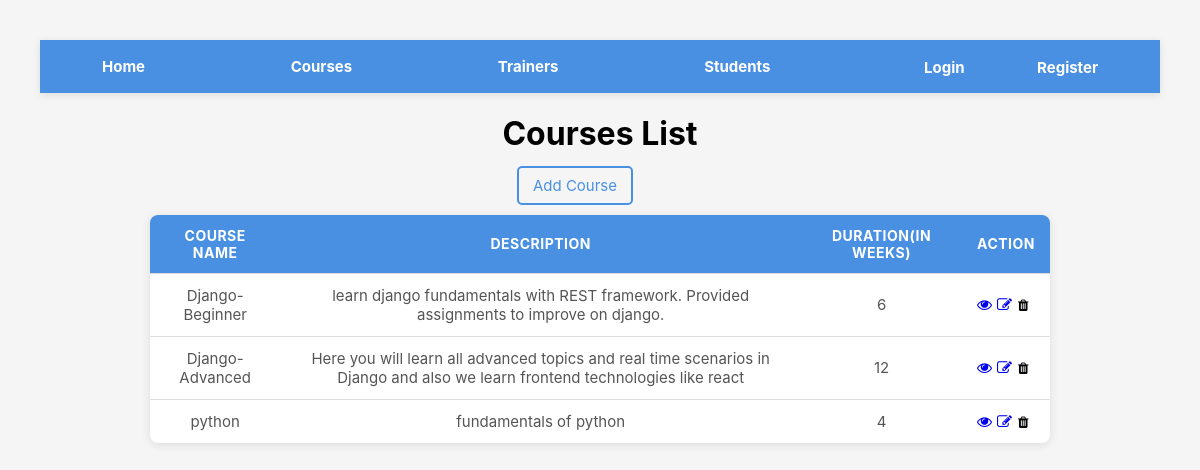
Screenshot of /academy/courses/ with the database file from the repository.
### academy/models.py (models this page shows, shortened)
class Course(models.Model):
    course_name = models.CharField(max_length=50)
    description = models.TextField(max_length=250)
    duration = models.PositiveIntegerField()
    course_image = models.ImageField(upload_to='images',default="images/default.jpg",blank=True)
    created_at = models.DateField(auto_now_add=True)
    updated_at = models.DateField(auto_now=True)

### academy/views.py (the view)
# urls.py: path('courses/', views.course,name='course'),
def course(request):
    courses = Course.objects.all()
    context = {
        'courses' : courses,
    }
    return render(request, 'course.html',context)

### templates/course.html (shortened to what this page needs)
{% extends 'navbar.html' %}
{% load static %}
    {% block content %}
    <h1>Courses List</h1>
    <a href="{% url 'add_course' %}" style=" margin: 10px 50px 20px 0; padding: 8px 14px;border: 2px solid #4a90e2; color: #4a90e2; text-decoration: none; border-radius: 5px; font-size: 15px;">Add Course</a>
    <br><br>
        <table>
        <thead>
            <tr>
                <th>Course Name</th>
                <th>Description</th>
                <th>Duration(in weeks)</th>
                <th>Action</th>
            </tr>
        </thead>
        <tbody>
            {% for course in courses %}
            <tr>
                <td>{{course.course_name}}</td>
                <td>{{course.description}}</td>
                <td>{{course.duration}}</td>
                <td>
                    <div style="display:flex; gap:5px; align-items:center">
                        <a href="{% url 'view_course' course.id %}"><i class="fa fa-eye"></i></a>
                        <a href="{% url 'edit_course' course.id %}"><i class="fa fa-edit"></i></a>
                        <form action="{% url 'delete_course' course.id %}" method="POST">
                            <button type="submit" style="border:none; background:none; cursor:pointer; margin-left: -5px;">
                                <i class="fa fa-trash"></i>
                            </button>
                        </form>
                    </div>
                </td>
            </tr>
        {% endfor %}
        </tbody>
    </table>
    {% endblock %}

### training_portal/static/css/style.css (style rules this page uses)
body { font-family: "Inter", sans-serif; background: #f5f5f5; margin: 0; padding: 40px; text-align: center; }
table { margin: auto; border-collapse: collapse; width: 90%; max-width: 900px; background: white; border-radius: 8px; overflow: hidden; box-shadow: 0 2px 10px rgba(0, 0, 0, 0.1); }
thead { background: #4a90e2; color: white; }
th, td { padding: 12px 15px; border-bottom: 1px solid #ddd; }
th { text-transform: uppercase; font-size: 14px; letter-spacing: 0.5px; }
td { color: #555; font-size: 15px; }
tbody tr:last-child td { border-bottom: none; }

### rows the page displays
Course: course_name "Django-Beginner", description "learn django fundamentals with REST framework. Provided assignments to improve on django.", duration "6"
Course: course_name "Django-Advanced", description "Here you will learn all advanced topics and real time scenarios in Django and also we learn frontend technologies like react", duration "12"
Course: course_name "python", description "fundamentals of python", duration "4"
